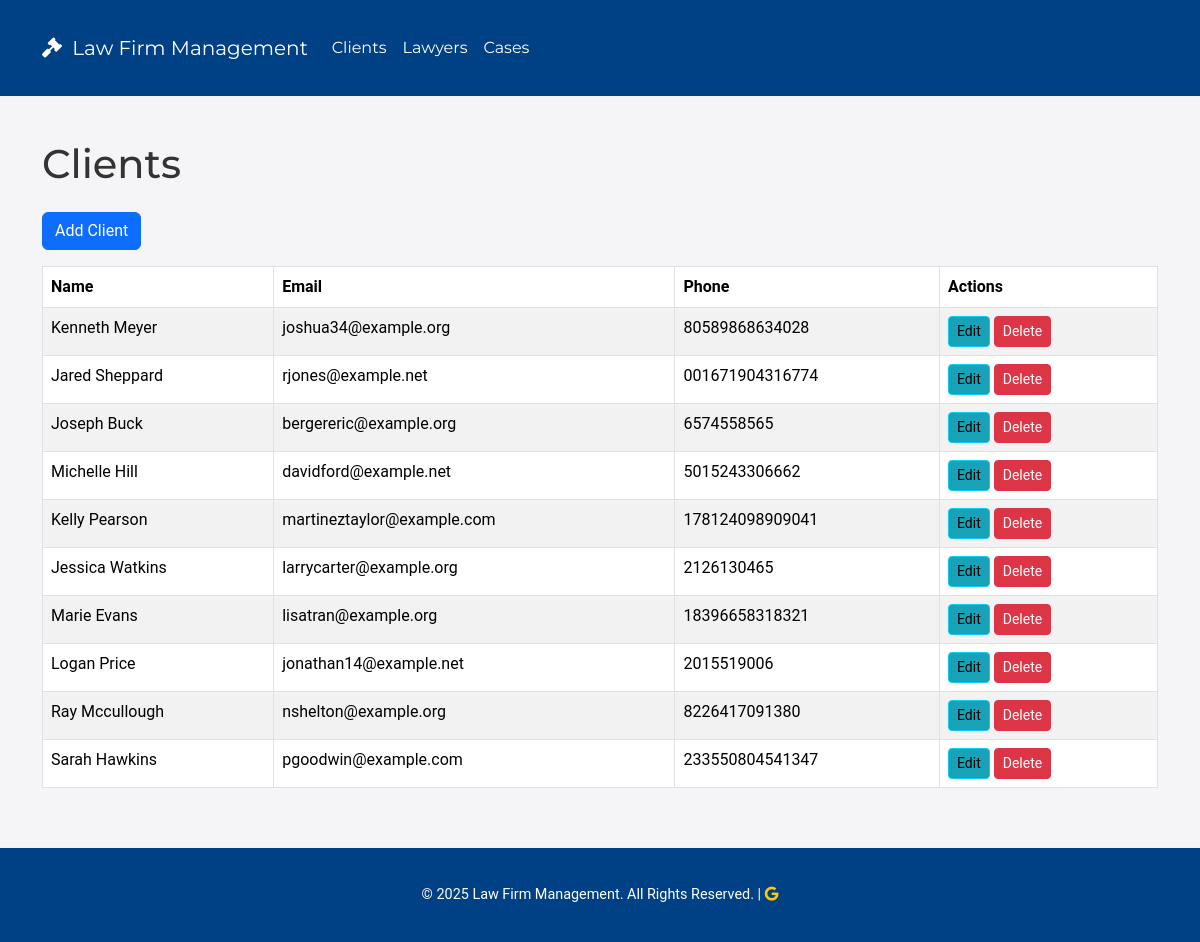
/clients/, run on the app's committed database.
### cases/models.py (models this page shows, shortened)
class Client(models.Model):
    first_name = models.CharField(max_length=100)
    last_name = models.CharField(max_length=100)
    email = models.EmailField()
    phone = models.CharField(max_length=15)

### cases/views.py (the view)
# urls.py: path('clients/', views.ClientListView.as_view(), name='client_list'),
class ClientListView(ListView):
    model = Client
    template_name = "clients/client_list.html"

### cases/templates/clients/client_list.html
{% extends 'base.html' %}
{% block content %}
    <h1 class="mb-4">Clients</h1>
    <a class="btn btn-primary mb-3" href="{% url 'cases:client_create' %}">Add Client</a>
    <table class="table table-striped table-bordered">
        <thead class="thead-dark">
        <tr>
            <th>Name</th>
            <th>Email</th>
            <th>Phone</th>
            <th>Actions</th>
        </tr>
        </thead>
        <tbody>
        {% for client in object_list %}
            <tr>
                <td>{{ client.first_name }} {{ client.last_name }} </td>
                <td>{{ client.email }}</td>
                <td>{{ client.phone }}</td>
                <td>
                    <a class="btn btn-sm btn-info" href="{% url 'cases:client_update' client.pk %}">Edit</a>
                    <a class="btn btn-sm btn-danger" href="{% url 'cases:client_delete' client.pk %}">Delete</a>
                </td>
            </tr>
        {% empty %}
            <tr>
                <td colspan="4" class="text-center"> No Clients found.</td>
            </tr>
        {% endfor %}
        </tbody>
    </table>
{% endblock %}

### cases/templates/base.html (shortened to what this page needs)
{% load static %}
<!DOCTYPE html>
<html lang="en">
<head>
    <link rel="stylesheet" href="{% static 'css/bootstrap.min.css' %}">
    <link rel="stylesheet" href="https://cdnjs.cloudflare.com/ajax/libs/font-awesome/5.15.4/css/all.min.css">
     <link rel="stylesheet" href="{% static 'css/bootstrap.min.css' %}">
</head>
<body>
<header>
    <nav class="navbar navbar-expand-lg navbar-dark">
        <div class="container">
<a class="navbar-brand" href="{% url 'cases:home' %}"><i class="fas fa-gavel"></i> Law Firm Management</a>
            <div class="collapse navbar-collapse" id="navbarNav">
                <ul class="navbar-nav ml-auto">
                    <li class="nav-item">
                        <a class="nav-link" href="{% url 'cases:client_list' %}">Clients</a>
                    </li>
                    <li class="nav-item">
                        <a class="nav-link" href="{% url 'cases:lawyer_list' %}">Lawyers</a>
                    </li>
                    <li class="nav-item">
                        <a class="nav-link" href="{% url 'cases:case_list' %}">Cases</a>
                    </li>
                </ul>
            </div>
        </div>
    </nav>
</header>
<main role="main" class="container mt-4">
    {% block content %}{% endblock %}
</main>
<footer class="mt-4 py-3">
    <div class="container text-center">
        <p>&copy; {% now 'Y' %} Law Firm Management. All Rights Reserved. | <a href="https://updategadh.com" target="_blank"><i class="fab fa-google" style="color: #fccb00;"></i></a></p>
    </div>
</footer>
</body>
</html>

### cases/templates/base.html (style rules this page uses)
body { font-family: 'Roboto', sans-serif; background-color: #f5f5f7; color: #333; }
h1, h2, h3, h4, h5, h6, .navbar-brand, .nav-link { font-family: 'Montserrat', sans-serif; }
.navbar { background-color: #004085; }
footer { background-color: #004085; color: #fff; }
.nav-link { color: #fff !important; transition: color 0.3s ease-in-out; }
footer p { margin: 0; font-size: 0.9rem; }
.container, .container-fluid { padding-top: 20px; padding-bottom: 20px; }
.btn-primary, .btn-danger, .btn-secondary { margin-right: 5px; }
.btn-info { background-color: #17a2b8; }
.btn-danger { background-color: #dc3545; }
.table thead { background-color: #004085; color: #ffffff; }
.table-bordered { border: 1px solid #dee2e6; }
.navbar-brand i { margin-right: 5px; }

### data on the page
Client: first_name "Kenneth", last_name "Meyer", email "joshua34@example.org", phone "80589868634028"
Client: first_name "Jared", last_name "Sheppard", email "rjones@example.net", phone "001671904316774"
Client: first_name "Joseph", last_name "Buck", email "bergereric@example.org", phone "6574558565"
Client: first_name "Michelle", last_name "Hill", email "davidford@example.net", phone "5015243306662"
Client: first_name "Kelly", last_name "Pearson", email "martineztaylor@example.com", phone "178124098909041"
Client: first_name "Jessica", last_name "Watkins", email "larrycarter@example.org", phone "2126130465"
Client: first_name "Marie", last_name "Evans", email "lisatran@example.org", phone "18396658318321"
Client: first_name "Logan", last_name "Price", email "jonathan14@example.net", phone "2015519006"
Client: first_name "Ray", last_name "Mccullough", email "nshelton@example.org", phone "8226417091380"
Client: first_name "Sarah", last_name "Hawkins", email "pgoodwin@example.com", phone "233550804541347"
